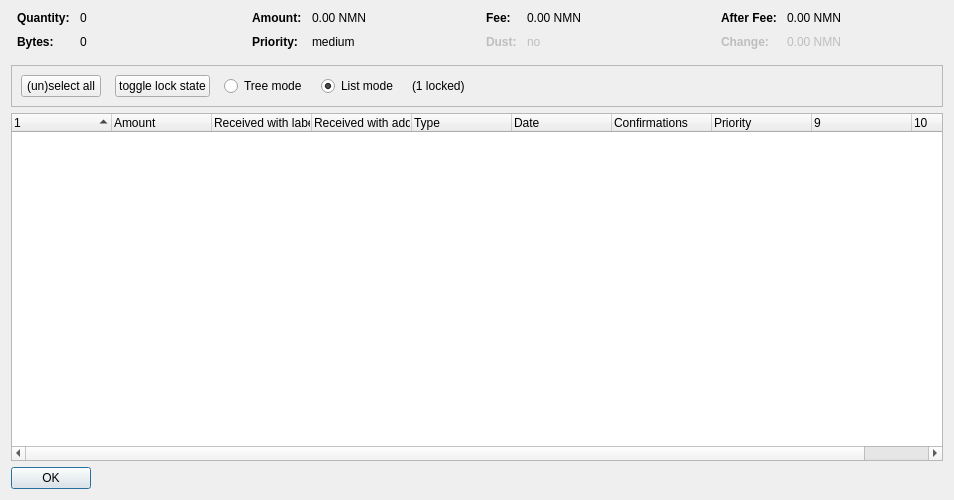
<?xml version="1.0" encoding="UTF-8"?>
<ui version="4.0">
 <class>CoinControlDialog</class>
 <widget class="QDialog" name="CoinControlDialog">
  <property name="geometry">
   <rect>
    <x>0</x>
    <y>0</y>
    <width>954</width>
    <height>500</height>
   </rect>
  </property>
  <property name="windowTitle">
   <string>Coin Selection</string>
  </property>
  <layout class="QVBoxLayout" name="verticalLayout">
   <item>
    <layout class="QHBoxLayout" name="horizontalLayoutTop" stretch="0,0,0,0">
     <property name="topMargin">
      <number>0</number>
     </property>
     <property name="bottomMargin">
      <number>10</number>
     </property>
     <item>
      <layout class="QFormLayout" name="formLayoutCoinControl1">
       <property name="horizontalSpacing">
        <number>10</number>
       </property>
       <property name="verticalSpacing">
        <number>10</number>
       </property>
       <property name="leftMargin">
        <number>6</number>
       </property>
       <property name="rightMargin">
        <number>6</number>
       </property>
       <item row="0" column="0">
        <widget class="QLabel" name="labelCoinControlQuantityText">
         <property name="font">
          <font>
           <weight>75</weight>
           <bold>true</bold>
          </font>
         </property>
         <property name="text">
          <string>Quantity:</string>
         </property>
        </widget>
       </item>
       <item row="0" column="1">
        <widget class="QLabel" name="labelCoinControlQuantity">
         <property name="cursor">
          <cursorShape>IBeamCursor</cursorShape>
         </property>
         <property name="contextMenuPolicy">
          <enum>Qt::ActionsContextMenu</enum>
         </property>
         <property name="text">
          <string notr="true">0</string>
         </property>
         <property name="textInteractionFlags">
          <set>Qt::LinksAccessibleByMouse|Qt::TextSelectableByKeyboard|Qt::TextSelectableByMouse</set>
         </property>
        </widget>
       </item>
       <item row="1" column="0">
        <widget class="QLabel" name="labelCoinControlBytesText">
         <property name="font">
          <font>
           <weight>75</weight>
           <bold>true</bold>
          </font>
         </property>
         <property name="text">
          <string>Bytes:</string>
         </property>
        </widget>
       </item>
       <item row="1" column="1">
        <widget class="QLabel" name="labelCoinControlBytes">
         <property name="cursor">
          <cursorShape>IBeamCursor</cursorShape>
         </property>
         <property name="contextMenuPolicy">
          <enum>Qt::ActionsContextMenu</enum>
         </property>
         <property name="text">
          <string notr="true">0</string>
         </property>
         <property name="textInteractionFlags">
          <set>Qt::LinksAccessibleByMouse|Qt::TextSelectableByKeyboard|Qt::TextSelectableByMouse</set>
         </property>
        </widget>
       </item>
      </layout>
     </item>
     <item>
      <layout class="QFormLayout" name="formLayoutCoinControl2">
       <property name="horizontalSpacing">
        <number>10</number>
       </property>
       <property name="verticalSpacing">
        <number>10</number>
       </property>
       <property name="leftMargin">
        <number>6</number>
       </property>
       <property name="rightMargin">
        <number>6</number>
       </property>
       <item row="0" column="0">
        <widget class="QLabel" name="labelCoinControlAmountText">
         <property name="font">
          <font>
           <weight>75</weight>
           <bold>true</bold>
          </font>
         </property>
         <property name="text">
          <string>Amount:</string>
         </property>
        </widget>
       </item>
       <item row="0" column="1">
        <widget class="QLabel" name="labelCoinControlAmount">
         <property name="cursor">
          <cursorShape>IBeamCursor</cursorShape>
         </property>
         <property name="contextMenuPolicy">
          <enum>Qt::ActionsContextMenu</enum>
         </property>
         <property name="text">
          <string notr="true">0.00 NMN</string>
         </property>
         <property name="textInteractionFlags">
          <set>Qt::LinksAccessibleByMouse|Qt::TextSelectableByKeyboard|Qt::TextSelectableByMouse</set>
         </property>
        </widget>
       </item>
       <item row="1" column="0">
        <widget class="QLabel" name="labelCoinControlPriorityText">
         <property name="font">
          <font>
           <weight>75</weight>
           <bold>true</bold>
          </font>
         </property>
         <property name="text">
          <string>Priority:</string>
         </property>
        </widget>
       </item>
       <item row="1" column="1">
        <widget class="QLabel" name="labelCoinControlPriority">
         <property name="cursor">
          <cursorShape>IBeamCursor</cursorShape>
         </property>
         <property name="contextMenuPolicy">
          <enum>Qt::ActionsContextMenu</enum>
         </property>
         <property name="text">
          <string>medium</string>
         </property>
         <property name="textInteractionFlags">
          <set>Qt::LinksAccessibleByMouse|Qt::TextSelectableByKeyboard|Qt::TextSelectableByMouse</set>
         </property>
        </widget>
       </item>
      </layout>
     </item>
     <item>
      <layout class="QFormLayout" name="formLayoutCoinControl3">
       <property name="horizontalSpacing">
        <number>10</number>
       </property>
       <property name="verticalSpacing">
        <number>10</number>
       </property>
       <property name="leftMargin">
        <number>6</number>
       </property>
       <property name="rightMargin">
        <number>6</number>
       </property>
       <item row="0" column="0">
        <widget class="QLabel" name="labelCoinControlFeeText">
         <property name="font">
          <font>
           <weight>75</weight>
           <bold>true</bold>
          </font>
         </property>
         <property name="text">
          <string>Fee:</string>
         </property>
        </widget>
       </item>
       <item row="0" column="1">
        <widget class="QLabel" name="labelCoinControlFee">
         <property name="cursor">
          <cursorShape>IBeamCursor</cursorShape>
         </property>
         <property name="contextMenuPolicy">
          <enum>Qt::ActionsContextMenu</enum>
         </property>
         <property name="text">
          <string notr="true">0.00 NMN</string>
         </property>
         <property name="textInteractionFlags">
          <set>Qt::LinksAccessibleByMouse|Qt::TextSelectableByKeyboard|Qt::TextSelectableByMouse</set>
         </property>
        </widget>
       </item>
       <item row="1" column="0">
        <widget class="QLabel" name="labelCoinControlLowOutputText">
         <property name="enabled">
          <bool>false</bool>
         </property>
         <property name="font">
          <font>
           <weight>75</weight>
           <bold>true</bold>
          </font>
         </property>
         <property name="text">
          <string>Dust:</string>
         </property>
        </widget>
       </item>
       <item row="1" column="1">
        <widget class="QLabel" name="labelCoinControlLowOutput">
         <property name="enabled">
          <bool>false</bool>
         </property>
         <property name="cursor">
          <cursorShape>IBeamCursor</cursorShape>
         </property>
         <property name="contextMenuPolicy">
          <enum>Qt::ActionsContextMenu</enum>
         </property>
         <property name="text">
          <string>no</string>
         </property>
         <property name="textInteractionFlags">
          <set>Qt::LinksAccessibleByMouse|Qt::TextSelectableByKeyboard|Qt::TextSelectableByMouse</set>
         </property>
        </widget>
       </item>
      </layout>
     </item>
     <item>
      <layout class="QFormLayout" name="formLayoutCoinControl4">
       <property name="horizontalSpacing">
        <number>10</number>
       </property>
       <property name="verticalSpacing">
        <number>10</number>
       </property>
       <property name="leftMargin">
        <number>6</number>
       </property>
       <property name="rightMargin">
        <number>6</number>
       </property>
       <item row="0" column="0">
        <widget class="QLabel" name="labelCoinControlAfterFeeText">
         <property name="font">
          <font>
           <weight>75</weight>
           <bold>true</bold>
          </font>
         </property>
         <property name="text">
          <string>After Fee:</string>
         </property>
        </widget>
       </item>
       <item row="0" column="1">
        <widget class="QLabel" name="labelCoinControlAfterFee">
         <property name="cursor">
          <cursorShape>IBeamCursor</cursorShape>
         </property>
         <property name="contextMenuPolicy">
          <enum>Qt::ActionsContextMenu</enum>
         </property>
         <property name="text">
          <string notr="true">0.00 NMN</string>
         </property>
         <property name="textInteractionFlags">
          <set>Qt::LinksAccessibleByMouse|Qt::TextSelectableByKeyboard|Qt::TextSelectableByMouse</set>
         </property>
        </widget>
       </item>
       <item row="1" column="0">
        <widget class="QLabel" name="labelCoinControlChangeText">
         <property name="enabled">
          <bool>false</bool>
         </property>
         <property name="font">
          <font>
           <weight>75</weight>
           <bold>true</bold>
          </font>
         </property>
         <property name="text">
          <string>Change:</string>
         </property>
        </widget>
       </item>
       <item row="1" column="1">
        <widget class="QLabel" name="labelCoinControlChange">
         <property name="enabled">
          <bool>false</bool>
         </property>
         <property name="cursor">
          <cursorShape>IBeamCursor</cursorShape>
         </property>
         <property name="contextMenuPolicy">
          <enum>Qt::ActionsContextMenu</enum>
         </property>
         <property name="text">
          <string notr="true">0.00 NMN</string>
         </property>
         <property name="textInteractionFlags">
          <set>Qt::LinksAccessibleByMouse|Qt::TextSelectableByKeyboard|Qt::TextSelectableByMouse</set>
         </property>
        </widget>
       </item>
      </layout>
     </item>
    </layout>
   </item>
   <item>
    <widget class="QFrame" name="frame">
     <property name="minimumSize">
      <size>
       <width>0</width>
       <height>40</height>
      </size>
     </property>
     <property name="frameShape">
      <enum>QFrame::StyledPanel</enum>
     </property>
     <property name="frameShadow">
      <enum>QFrame::Sunken</enum>
     </property>
     <layout class="QHBoxLayout" name="horizontalLayout">
      <item>
       <layout class="QHBoxLayout" name="horizontalLayoutPanel" stretch="0,0,0,0,0,0">
        <property name="spacing">
         <number>14</number>
        </property>
        <item>
         <widget class="QPushButton" name="pushButtonSelectAll">
          <property name="sizePolicy">
           <sizepolicy hsizetype="Maximum" vsizetype="Fixed">
            <horstretch>0</horstretch>
            <verstretch>0</verstretch>
           </sizepolicy>
          </property>
          <property name="text">
           <string>(un)select all</string>
          </property>
          <property name="autoDefault">
           <bool>false</bool>
          </property>
         </widget>
        </item>
        <item>
         <widget class="QPushButton" name="pushButtonToggleLock">
          <property name="sizePolicy">
           <sizepolicy hsizetype="Maximum" vsizetype="Fixed">
            <horstretch>0</horstretch>
            <verstretch>0</verstretch>
           </sizepolicy>
          </property>
          <property name="text">
           <string>toggle lock state</string>
          </property>
          <property name="autoDefault">
           <bool>false</bool>
          </property>
         </widget>
        </item>
        <item>
         <widget class="QRadioButton" name="radioTreeMode">
          <property name="sizePolicy">
           <sizepolicy hsizetype="Maximum" vsizetype="Fixed">
            <horstretch>0</horstretch>
            <verstretch>0</verstretch>
           </sizepolicy>
          </property>
          <property name="text">
           <string>Tree mode</string>
          </property>
         </widget>
        </item>
        <item>
         <widget class="QRadioButton" name="radioListMode">
          <property name="sizePolicy">
           <sizepolicy hsizetype="Maximum" vsizetype="Fixed">
            <horstretch>0</horstretch>
            <verstretch>0</verstretch>
           </sizepolicy>
          </property>
          <property name="text">
           <string>List mode</string>
          </property>
          <property name="checked">
           <bool>true</bool>
          </property>
         </widget>
        </item>
        <item>
         <widget class="QLabel" name="labelLocked">
          <property name="text">
           <string>(1 locked)</string>
          </property>
         </widget>
        </item>
        <item>
         <spacer name="horizontalSpacer">
          <property name="orientation">
           <enum>Qt::Horizontal</enum>
          </property>
          <property name="sizeHint" stdset="0">
           <size>
            <width>40</width>
            <height>20</height>
           </size>
          </property>
         </spacer>
        </item>
       </layout>
      </item>
     </layout>
    </widget>
   </item>
   <item>
    <widget class="CoinControlTreeWidget" name="treeWidget">
     <property name="contextMenuPolicy">
      <enum>Qt::CustomContextMenu</enum>
     </property>
     <property name="sortingEnabled">
      <bool>false</bool>
     </property>
     <property name="columnCount">
      <number>10</number>
     </property>
     <attribute name="headerShowSortIndicator" stdset="0">
      <bool>true</bool>
     </attribute>
     <attribute name="headerStretchLastSection">
      <bool>false</bool>
     </attribute>
     <column>
      <property name="text">
       <string/>
      </property>
     </column>
     <column>
      <property name="text">
       <string>Amount</string>
      </property>
     </column>
     <column>
      <property name="text">
       <string>Received with label</string>
      </property>
     </column>
     <column>
      <property name="text">
       <string>Received with address</string>
      </property>
     </column>
     <column>
      <property name="text">
       <string>Type</string>
      </property>
     </column>
     <column>
      <property name="text">
       <string>Date</string>
      </property>
     </column>
     <column>
      <property name="text">
       <string>Confirmations</string>
      </property>
      <property name="toolTip">
       <string>Confirmed</string>
      </property>
     </column>
     <column>
      <property name="text">
       <string>Priority</string>
      </property>
     </column>
     <column>
      <property name="text">
       <string/>
      </property>
     </column>
     <column>
      <property name="text">
       <string/>
      </property>
     </column>
    </widget>
   </item>
   <item>
    <widget class="QDialogButtonBox" name="buttonBox">
     <property name="sizePolicy">
      <sizepolicy hsizetype="Maximum" vsizetype="Fixed">
       <horstretch>0</horstretch>
       <verstretch>0</verstretch>
      </sizepolicy>
     </property>
     <property name="orientation">
      <enum>Qt::Horizontal</enum>
     </property>
     <property name="standardButtons">
      <set>QDialogButtonBox::Ok</set>
     </property>
    </widget>
   </item>
  </layout>
 </widget>
 <customwidgets>
  <customwidget>
   <class>CoinControlTreeWidget</class>
   <extends>QTreeWidget</extends>
   <header>coincontroltreewidget.h</header>
  </customwidget>
 </customwidgets>
 <resources/>
 <connections/>
</ui>
